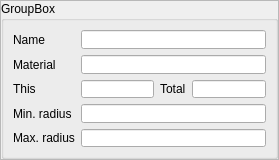
<?xml version="1.0" encoding="UTF-8"?>
<ui version="4.0">
 <class>wparticles</class>
 <widget class="QWidget" name="wparticles">
  <property name="geometry">
   <rect>
    <x>0</x>
    <y>0</y>
    <width>279</width>
    <height>160</height>
   </rect>
  </property>
  <property name="minimumSize">
   <size>
    <width>0</width>
    <height>160</height>
   </size>
  </property>
  <property name="maximumSize">
   <size>
    <width>16777215</width>
    <height>160</height>
   </size>
  </property>
  <property name="windowTitle">
   <string>Form</string>
  </property>
  <layout class="QGridLayout" name="gridLayout">
   <property name="leftMargin">
    <number>0</number>
   </property>
   <property name="topMargin">
    <number>0</number>
   </property>
   <property name="rightMargin">
    <number>0</number>
   </property>
   <property name="bottomMargin">
    <number>0</number>
   </property>
   <item row="0" column="0">
    <widget class="QFrame" name="frame">
     <property name="frameShape">
      <enum>QFrame::StyledPanel</enum>
     </property>
     <property name="frameShadow">
      <enum>QFrame::Raised</enum>
     </property>
     <layout class="QGridLayout" name="gridLayout_2">
      <property name="leftMargin">
       <number>0</number>
      </property>
      <property name="topMargin">
       <number>0</number>
      </property>
      <property name="rightMargin">
       <number>0</number>
      </property>
      <property name="bottomMargin">
       <number>0</number>
      </property>
      <item row="0" column="0">
       <widget class="QGroupBox" name="GBWParticles">
        <property name="title">
         <string>GroupBox</string>
        </property>
        <layout class="QGridLayout" name="gridLayout_4">
         <item row="0" column="0">
          <layout class="QGridLayout" name="gridLayout_3">
           <item row="0" column="0">
            <widget class="QLabel" name="LName">
             <property name="text">
              <string>Name</string>
             </property>
            </widget>
           </item>
           <item row="0" column="1" colspan="3">
            <widget class="QLineEdit" name="LEName">
             <property name="readOnly">
              <bool>true</bool>
             </property>
            </widget>
           </item>
           <item row="1" column="0">
            <widget class="QLabel" name="LMaterial">
             <property name="text">
              <string>Material</string>
             </property>
            </widget>
           </item>
           <item row="1" column="1" colspan="3">
            <widget class="QLineEdit" name="LEMaterial">
             <property name="readOnly">
              <bool>true</bool>
             </property>
            </widget>
           </item>
           <item row="2" column="0">
            <widget class="QLabel" name="LNumThis">
             <property name="text">
              <string>This</string>
             </property>
            </widget>
           </item>
           <item row="2" column="1">
            <widget class="QLineEdit" name="LENumThis">
             <property name="readOnly">
              <bool>true</bool>
             </property>
            </widget>
           </item>
           <item row="2" column="2">
            <widget class="QLabel" name="LNumTotal">
             <property name="text">
              <string>Total</string>
             </property>
            </widget>
           </item>
           <item row="2" column="3">
            <widget class="QLineEdit" name="LENumTotal">
             <property name="readOnly">
              <bool>true</bool>
             </property>
            </widget>
           </item>
           <item row="3" column="0">
            <widget class="QLabel" name="LMinRadius">
             <property name="text">
              <string>Min. radius</string>
             </property>
            </widget>
           </item>
           <item row="3" column="1" colspan="3">
            <widget class="QLineEdit" name="LEMinRadius">
             <property name="readOnly">
              <bool>true</bool>
             </property>
            </widget>
           </item>
           <item row="4" column="0">
            <widget class="QLabel" name="LMaxRadius">
             <property name="text">
              <string>Max. radius</string>
             </property>
            </widget>
           </item>
           <item row="4" column="1" colspan="3">
            <widget class="QLineEdit" name="LEMaxRadius">
             <property name="readOnly">
              <bool>true</bool>
             </property>
            </widget>
           </item>
          </layout>
         </item>
        </layout>
       </widget>
      </item>
     </layout>
    </widget>
   </item>
  </layout>
 </widget>
 <resources/>
 <connections/>
</ui>
